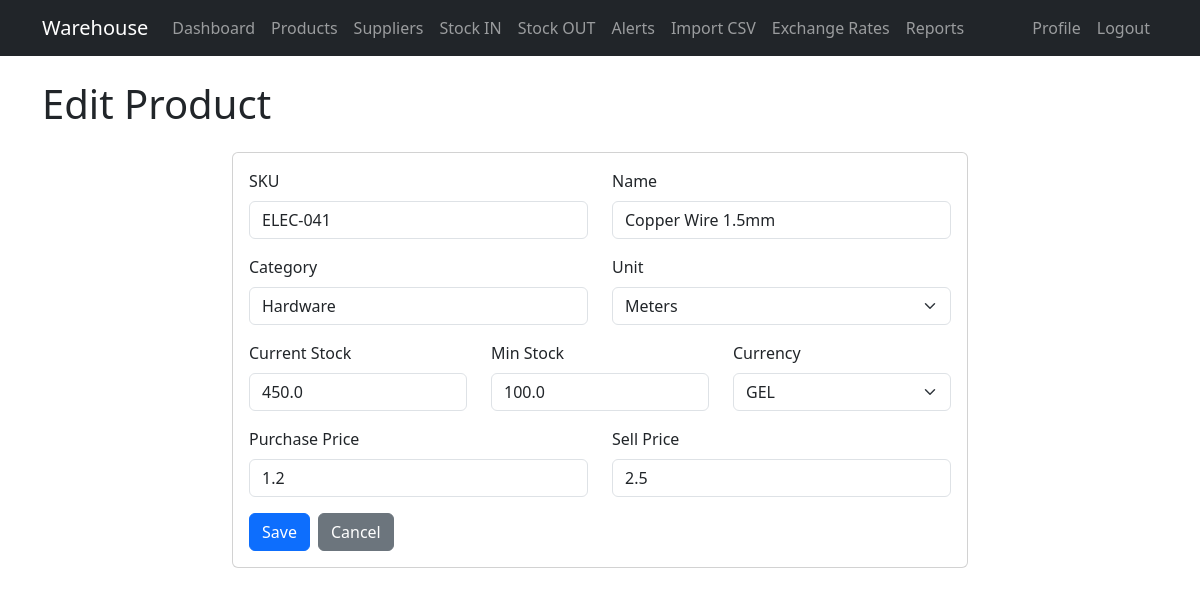
Screenshot of /products/1/edit (signed in) with the database file from the repository.
### app/models.py (models this page shows, shortened)
class Product(db.Model):
    __tablename__ = 'products'
    id = db.Column(db.Integer, primary_key=True)
    sku = db.Column(db.String(64), unique=True, nullable=False, index=True)
    name = db.Column(db.String(128), nullable=False)
    category = db.Column(db.String(64), nullable=True)
    unit = db.Column(db.String(16), nullable=False, default='pcs')
    current_stock = db.Column(db.Float, nullable=False, default=0)
    min_stock = db.Column(db.Float, nullable=False, default=0)
    purchase_price = db.Column(db.Float, nullable=False, default=0)
    sell_price = db.Column(db.Float, nullable=False, default=0)
    currency = db.Column(db.String(3), nullable=False, default='GEL')
    movements = db.relationship('StockMovement', back_populates='product', lazy='dynamic')

### app/main/routes.py (the view, shortened to what this page needs)
@bp.route('/products/<int:product_id>/edit', methods=['GET', 'POST'])
@login_required
def product_edit(product_id):
    product = Product.query.get_or_404(product_id)
    form = ProductForm(obj=product, original_sku=product.sku)
    return render_template('main/product_form.html', form=form, title='Edit Product')

### app/templates/main/product_form.html (shortened to what this page needs)
{% extends "base.html" %}
{% block content %}
<h1 class="mb-4">{{ title }}</h1>
<div class="row justify-content-center">
    <div class="col-md-8">
        <div class="card">
            <div class="card-body">
                <form method="POST">
                    <div class="row mb-3">
                        <div class="col-md-6">
                            <label class="form-label">{{ form.sku.label }}</label>
                            {{ form.sku(class="form-control") }}
                        </div>
                        <div class="col-md-6">
                            <label class="form-label">{{ form.name.label }}</label>
                            {{ form.name(class="form-control") }}
                        </div>
                    </div>
                    <div class="row mb-3">
                        <div class="col-md-6">
                            <label class="form-label">{{ form.category.label }}</label>
                            {{ form.category(class="form-control") }}
                        </div>
                        <div class="col-md-6">
                            <label class="form-label">{{ form.unit.label }}</label>
                            {{ form.unit(class="form-select") }}
                        </div>
                    </div>
                    <div class="row mb-3">
                        <div class="col-md-4">
                            <label class="form-label">{{ form.current_stock.label }}</label>
                            {{ form.current_stock(class="form-control") }}
                        </div>
                        <div class="col-md-4">
                            <label class="form-label">{{ form.min_stock.label }}</label>
                            {{ form.min_stock(class="form-control") }}
                        </div>
                        <div class="col-md-4">
                            <label class="form-label">{{ form.currency.label }}</label>
                            {{ form.currency(class="form-select") }}
                        </div>
                    </div>
                    <div class="row mb-3">
                        <div class="col-md-6">
                            <label class="form-label">{{ form.purchase_price.label }}</label>
                            {{ form.purchase_price(class="form-control") }}
                        </div>
                        <div class="col-md-6">
                            <label class="form-label">{{ form.sell_price.label }}</label>
                            {{ form.sell_price(class="form-control") }}
                        </div>
                    </div>
                    <div class="d-flex gap-2">
                        {{ form.submit(class="btn btn-primary") }}
                        <a href="{{ url_for('main.product_list') }}" class="btn btn-secondary">Cancel</a>
                    </div>
                </form>
            </div>
        </div>
    </div>
</div>
{% endblock %}

### rows the page displays
Product: sku "ELEC-041", name "Copper Wire 1.5mm", category "Hardware", unit "Meters", current_stock "450.0", min_stock "100.0", currency "GEL", purchase_price "1.2", sell_price "2.5"

### other values shown
{{ title }} "Edit Product"
